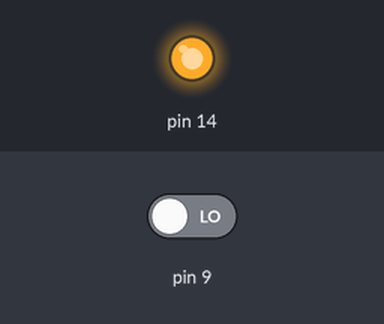
The sketch below on a simulated Arduino Uno, built with avr-gcc and run on an emulated ATmega328P. On the bench: output pins drawn as LEDs (lit = HIGH). The inputs (shaded band) are chosen by the test bench; at power-on: pin 9 LOW. What the sketch prints to the serial monitor is not drawn.

Above: at 0.1 s.
At 1.1 s:
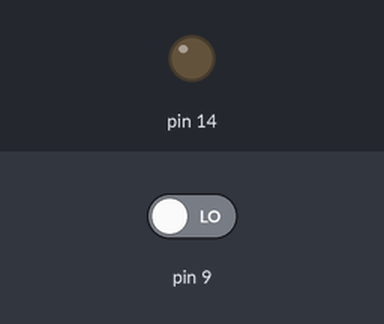
Timing chart, 0 to 2.6 s (numbered marks = the images above):
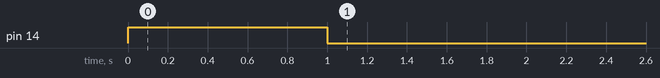

The sketch:

Blink_64_3M.ino
```cpp
int state=LOW;

void setup() {
  // put your setup code here, to run once:
Serial.begin(9600);
pinMode(14,OUTPUT);
pinMode(9,INPUT);
Serial.println("Start");
digitalWrite(14,HIGH);
delay(1000);
digitalWrite(14,LOW);
}

void loop() {
  // put your main code here, to run repeatedly:


state=digitalRead(9);
Serial.println(state);
Serial.println(digitalRead(9));
digitalWrite(14,state);
delay(100);
}
```
